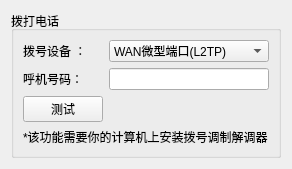
        <widget class="QWidget" name="page_7">
         <layout class="QHBoxLayout" name="horizontalLayout_8">
          <item>
           <widget class="QGroupBox" name="groupBox_12">
            <property name="title">
             <string>拨打电话</string>
            </property>
            <layout class="QFormLayout" name="formLayout">
             <item row="0" column="0">
              <widget class="QLabel" name="label_32">
               <property name="text">
                <string>拨号设备 ：</string>
               </property>
              </widget>
             </item>
             <item row="0" column="1">
              <widget class="QComboBox" name="cbbox_dialtype">
               <item>
                <property name="text">
                 <string>WAN微型端口(L2TP)</string>
                </property>
               </item>
               <item>
                <property name="text">
                 <string>LPT</string>
                </property>
               </item>
               <item>
                <property name="text">
                 <string>H323线路</string>
                </property>
               </item>
              </widget>
             </item>
             <item row="1" column="0">
              <widget class="QLabel" name="label_31">
               <property name="text">
                <string>呼机号码：</string>
               </property>
              </widget>
             </item>
             <item row="1" column="1">
              <widget class="QLineEdit" name="ledt_dialphone">
               <property name="inputMethodHints">
                <set>Qt::ImhDigitsOnly</set>
               </property>
              </widget>
             </item>
             <item row="2" column="0">
              <widget class="QPushButton" name="btn_dialtest">
               <property name="text">
                <string>测试</string>
               </property>
              </widget>
             </item>
             <item row="3" column="0" colspan="2">
              <widget class="QLabel" name="label_33">
               <property name="text">
                <string>*该功能需要你的计算机上安装拨号调制解调器</string>
               </property>
              </widget>
             </item>
            </layout>
           </widget>
          </item>
         </layout>
        </widget>
